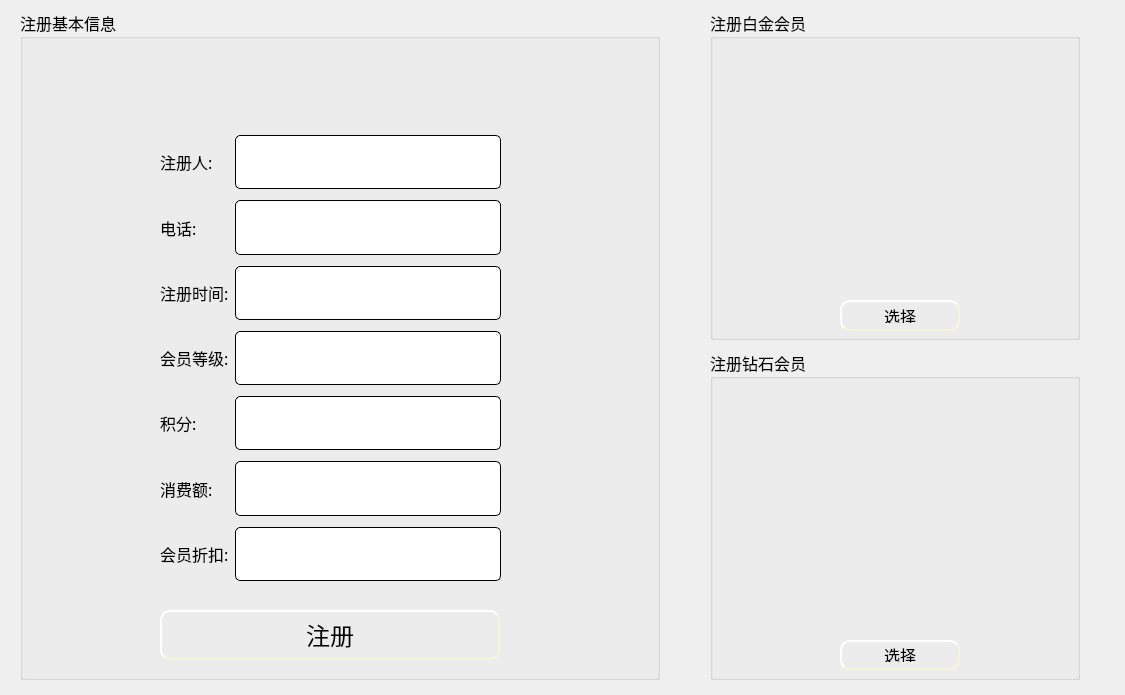
<?xml version="1.0" encoding="UTF-8"?>
<ui version="4.0">
 <class>InsertMember</class>
 <widget class="QWidget" name="InsertMember">
  <property name="geometry">
   <rect>
    <x>0</x>
    <y>0</y>
    <width>1125</width>
    <height>695</height>
   </rect>
  </property>
  <property name="windowTitle">
   <string>Form</string>
  </property>
  <widget class="QGroupBox" name="groupBox">
   <property name="geometry">
    <rect>
     <x>710</x>
     <y>350</y>
     <width>370</width>
     <height>330</height>
    </rect>
   </property>
   <property name="font">
    <font>
     <family>楷体</family>
     <pointsize>12</pointsize>
    </font>
   </property>
   <property name="title">
    <string>注册钻石会员</string>
   </property>
   <widget class="QLabel" name="label">
    <property name="geometry">
     <rect>
      <x>10</x>
      <y>30</y>
      <width>350</width>
      <height>250</height>
     </rect>
    </property>
    <property name="styleSheet">
     <string notr="true">image: url(:/image/diamond.png);</string>
    </property>
    <property name="text">
     <string/>
    </property>
   </widget>
   <widget class="QPushButton" name="pb_diamond">
    <property name="geometry">
     <rect>
      <x>130</x>
      <y>290</y>
      <width>120</width>
      <height>30</height>
     </rect>
    </property>
    <property name="styleSheet">
     <string notr="true">QPushButton{
	background-image: url(:/ico/pb1.jpg);
    border-style: outset;
    border-width: 2px;
    border-radius: 10px;
    border-color: beige;
    min-width: 5em;
    padding: 6px;
}
QPushButton:hover
{
	
	background-image: url(:/ico/pb.jpg);
    border-style: inset;
}

QPushButton:pressed{
	
	background-image: url(:/ico/pb2.jpg);
    border-style: inset;
}


</string>
    </property>
    <property name="text">
     <string>选择</string>
    </property>
   </widget>
  </widget>
  <widget class="QGroupBox" name="groupBox_2">
   <property name="geometry">
    <rect>
     <x>710</x>
     <y>10</y>
     <width>370</width>
     <height>330</height>
    </rect>
   </property>
   <property name="font">
    <font>
     <family>楷体</family>
     <pointsize>12</pointsize>
    </font>
   </property>
   <property name="title">
    <string>注册白金会员</string>
   </property>
   <widget class="QPushButton" name="pb_platina">
    <property name="geometry">
     <rect>
      <x>130</x>
      <y>290</y>
      <width>120</width>
      <height>31</height>
     </rect>
    </property>
    <property name="styleSheet">
     <string notr="true">QPushButton{
	background-image: url(:/ico/pb1.jpg);
    border-style: outset;
    border-width: 2px;
    border-radius: 10px;
    border-color: beige;
    min-width: 5em;
    padding: 6px;
}
QPushButton:hover
{
	
	background-image: url(:/ico/pb.jpg);
    border-style: inset;
}

QPushButton:pressed{
	
	background-image: url(:/ico/pb2.jpg);
    border-style: inset;
}


</string>
    </property>
    <property name="text">
     <string>选择</string>
    </property>
   </widget>
   <widget class="QLabel" name="lb_w">
    <property name="geometry">
     <rect>
      <x>10</x>
      <y>30</y>
      <width>350</width>
      <height>250</height>
     </rect>
    </property>
    <property name="styleSheet">
     <string notr="true">image: url(:/image/whiteGolden.png);</string>
    </property>
    <property name="text">
     <string/>
    </property>
   </widget>
  </widget>
  <widget class="QGroupBox" name="groupBox_3">
   <property name="geometry">
    <rect>
     <x>20</x>
     <y>10</y>
     <width>640</width>
     <height>670</height>
    </rect>
   </property>
   <property name="font">
    <font>
     <family>楷体</family>
     <pointsize>12</pointsize>
    </font>
   </property>
   <property name="title">
    <string>注册基本信息</string>
   </property>
   <widget class="QPushButton" name="pb_insert">
    <property name="geometry">
     <rect>
      <x>140</x>
      <y>600</y>
      <width>340</width>
      <height>50</height>
     </rect>
    </property>
    <property name="font">
     <font>
      <pointsize>18</pointsize>
     </font>
    </property>
    <property name="styleSheet">
     <string notr="true">QPushButton{
	background-image: url(:/ico/pb1.jpg);
    border-style: outset;
    border-width: 2px;
    border-radius: 10px;
    border-color: beige;
    min-width: 5em;
    padding: 6px;
}
QPushButton:hover
{
	
	background-image: url(:/ico/pb.jpg);
    border-style: inset;
}

QPushButton:pressed{
	
	background-image: url(:/ico/pb2.jpg);
    border-style: inset;
}


</string>
    </property>
    <property name="text">
     <string>注册</string>
    </property>
   </widget>
   <widget class="QWidget" name="layoutWidget">
    <property name="geometry">
     <rect>
      <x>140</x>
      <y>120</y>
      <width>341</width>
      <height>451</height>
     </rect>
    </property>
    <layout class="QGridLayout" name="gridLayout">
     <item row="0" column="1">
      <spacer name="verticalSpacer">
       <property name="orientation">
        <enum>Qt::Vertical</enum>
       </property>
       <property name="sizeType">
        <enum>QSizePolicy::Fixed</enum>
       </property>
       <property name="sizeHint" stdset="0">
        <size>
         <width>20</width>
         <height>5</height>
        </size>
       </property>
      </spacer>
     </item>
     <item row="1" column="0">
      <widget class="QLabel" name="label_3">
       <property name="sizePolicy">
        <sizepolicy hsizetype="Fixed" vsizetype="Preferred">
         <horstretch>0</horstretch>
         <verstretch>0</verstretch>
        </sizepolicy>
       </property>
       <property name="text">
        <string>注册人:</string>
       </property>
      </widget>
     </item>
     <item row="9" column="0">
      <widget class="QLabel" name="label_7">
       <property name="sizePolicy">
        <sizepolicy hsizetype="Fixed" vsizetype="Preferred">
         <horstretch>0</horstretch>
         <verstretch>0</verstretch>
        </sizepolicy>
       </property>
       <property name="text">
        <string>积分:</string>
       </property>
      </widget>
     </item>
     <item row="11" column="0">
      <widget class="QLabel" name="label_8">
       <property name="sizePolicy">
        <sizepolicy hsizetype="Fixed" vsizetype="Preferred">
         <horstretch>0</horstretch>
         <verstretch>0</verstretch>
        </sizepolicy>
       </property>
       <property name="text">
        <string>消费额:</string>
       </property>
      </widget>
     </item>
     <item row="9" column="1">
      <widget class="QLineEdit" name="le_total">
       <property name="enabled">
        <bool>false</bool>
       </property>
       <property name="sizePolicy">
        <sizepolicy hsizetype="Preferred" vsizetype="Preferred">
         <horstretch>0</horstretch>
         <verstretch>0</verstretch>
        </sizepolicy>
       </property>
       <property name="styleSheet">
        <string notr="true">QLineEdit{
    border-style: outset;
    border-width: 1px;
    border-radius: 5px;

    min-width: 5em;
    padding: 6px;
}</string>
       </property>
      </widget>
     </item>
     <item row="7" column="0">
      <widget class="QLabel" name="label_6">
       <property name="sizePolicy">
        <sizepolicy hsizetype="Fixed" vsizetype="Preferred">
         <horstretch>0</horstretch>
         <verstretch>0</verstretch>
        </sizepolicy>
       </property>
       <property name="text">
        <string>会员等级:</string>
       </property>
      </widget>
     </item>
     <item row="11" column="1">
      <widget class="QLineEdit" name="le_price">
       <property name="enabled">
        <bool>false</bool>
       </property>
       <property name="sizePolicy">
        <sizepolicy hsizetype="Preferred" vsizetype="Preferred">
         <horstretch>0</horstretch>
         <verstretch>0</verstretch>
        </sizepolicy>
       </property>
       <property name="styleSheet">
        <string notr="true">QLineEdit{
    border-style: outset;
    border-width: 1px;
    border-radius: 5px;

    min-width: 5em;
    padding: 6px;
}</string>
       </property>
      </widget>
     </item>
     <item row="5" column="0">
      <widget class="QLabel" name="label_5">
       <property name="sizePolicy">
        <sizepolicy hsizetype="Fixed" vsizetype="Preferred">
         <horstretch>0</horstretch>
         <verstretch>0</verstretch>
        </sizepolicy>
       </property>
       <property name="text">
        <string>注册时间:</string>
       </property>
      </widget>
     </item>
     <item row="7" column="1">
      <widget class="QLineEdit" name="le_grade">
       <property name="enabled">
        <bool>false</bool>
       </property>
       <property name="sizePolicy">
        <sizepolicy hsizetype="Preferred" vsizetype="Preferred">
         <horstretch>0</horstretch>
         <verstretch>0</verstretch>
        </sizepolicy>
       </property>
       <property name="styleSheet">
        <string notr="true">QLineEdit{
    border-style: outset;
    border-width: 1px;
    border-radius: 5px;

    min-width: 5em;
    padding: 6px;
}</string>
       </property>
      </widget>
     </item>
     <item row="13" column="0">
      <widget class="QLabel" name="label_9">
       <property name="sizePolicy">
        <sizepolicy hsizetype="Fixed" vsizetype="Preferred">
         <horstretch>0</horstretch>
         <verstretch>0</verstretch>
        </sizepolicy>
       </property>
       <property name="text">
        <string>会员折扣:</string>
       </property>
      </widget>
     </item>
     <item row="1" column="1">
      <widget class="QLineEdit" name="le_name">
       <property name="sizePolicy">
        <sizepolicy hsizetype="Preferred" vsizetype="Preferred">
         <horstretch>0</horstretch>
         <verstretch>0</verstretch>
        </sizepolicy>
       </property>
       <property name="styleSheet">
        <string notr="true">QLineEdit{
    border-style: outset;
    border-width: 1px;
    border-radius: 5px;

    min-width: 5em;
    padding: 6px;
}</string>
       </property>
      </widget>
     </item>
     <item row="5" column="1">
      <widget class="QLineEdit" name="le_time">
       <property name="enabled">
        <bool>false</bool>
       </property>
       <property name="sizePolicy">
        <sizepolicy hsizetype="Preferred" vsizetype="Preferred">
         <horstretch>0</horstretch>
         <verstretch>0</verstretch>
        </sizepolicy>
       </property>
       <property name="styleSheet">
        <string notr="true">QLineEdit{
    border-style: outset;
    border-width: 1px;
    border-radius: 5px;

    min-width: 5em;
    padding: 6px;
}</string>
       </property>
      </widget>
     </item>
     <item row="13" column="1">
      <widget class="QLineEdit" name="le_discount">
       <property name="enabled">
        <bool>false</bool>
       </property>
       <property name="sizePolicy">
        <sizepolicy hsizetype="Preferred" vsizetype="Preferred">
         <horstretch>0</horstretch>
         <verstretch>0</verstretch>
        </sizepolicy>
       </property>
       <property name="styleSheet">
        <string notr="true">QLineEdit{
    border-style: outset;
    border-width: 1px;
    border-radius: 5px;

    min-width: 5em;
    padding: 6px;
}</string>
       </property>
      </widget>
     </item>
     <item row="3" column="1">
      <widget class="QLineEdit" name="le_phone">
       <property name="sizePolicy">
        <sizepolicy hsizetype="Preferred" vsizetype="Preferred">
         <horstretch>0</horstretch>
         <verstretch>0</verstretch>
        </sizepolicy>
       </property>
       <property name="styleSheet">
        <string notr="true">QLineEdit{
    border-style: outset;
    border-width: 1px;
    border-radius: 5px;

    min-width: 5em;
    padding: 6px;
}</string>
       </property>
      </widget>
     </item>
     <item row="12" column="1">
      <spacer name="verticalSpacer_7">
       <property name="orientation">
        <enum>Qt::Vertical</enum>
       </property>
       <property name="sizeType">
        <enum>QSizePolicy::Fixed</enum>
       </property>
       <property name="sizeHint" stdset="0">
        <size>
         <width>20</width>
         <height>5</height>
        </size>
       </property>
      </spacer>
     </item>
     <item row="4" column="1">
      <spacer name="verticalSpacer_3">
       <property name="orientation">
        <enum>Qt::Vertical</enum>
       </property>
       <property name="sizeType">
        <enum>QSizePolicy::Fixed</enum>
       </property>
       <property name="sizeHint" stdset="0">
        <size>
         <width>20</width>
         <height>5</height>
        </size>
       </property>
      </spacer>
     </item>
     <item row="6" column="1">
      <spacer name="verticalSpacer_4">
       <property name="orientation">
        <enum>Qt::Vertical</enum>
       </property>
       <property name="sizeType">
        <enum>QSizePolicy::Fixed</enum>
       </property>
       <property name="sizeHint" stdset="0">
        <size>
         <width>20</width>
         <height>5</height>
        </size>
       </property>
      </spacer>
     </item>
     <item row="8" column="1">
      <spacer name="verticalSpacer_5">
       <property name="orientation">
        <enum>Qt::Vertical</enum>
       </property>
       <property name="sizeType">
        <enum>QSizePolicy::Fixed</enum>
       </property>
       <property name="sizeHint" stdset="0">
        <size>
         <width>20</width>
         <height>5</height>
        </size>
       </property>
      </spacer>
     </item>
     <item row="3" column="0">
      <widget class="QLabel" name="label_4">
       <property name="sizePolicy">
        <sizepolicy hsizetype="Fixed" vsizetype="Preferred">
         <horstretch>0</horstretch>
         <verstretch>0</verstretch>
        </sizepolicy>
       </property>
       <property name="text">
        <string>电话:</string>
       </property>
      </widget>
     </item>
     <item row="2" column="1">
      <spacer name="verticalSpacer_2">
       <property name="orientation">
        <enum>Qt::Vertical</enum>
       </property>
       <property name="sizeType">
        <enum>QSizePolicy::Fixed</enum>
       </property>
       <property name="sizeHint" stdset="0">
        <size>
         <width>20</width>
         <height>5</height>
        </size>
       </property>
      </spacer>
     </item>
     <item row="10" column="1">
      <spacer name="verticalSpacer_6">
       <property name="orientation">
        <enum>Qt::Vertical</enum>
       </property>
       <property name="sizeType">
        <enum>QSizePolicy::Fixed</enum>
       </property>
       <property name="sizeHint" stdset="0">
        <size>
         <width>20</width>
         <height>5</height>
        </size>
       </property>
      </spacer>
     </item>
    </layout>
   </widget>
  </widget>
 </widget>
 <resources/>
 <connections/>
</ui>
